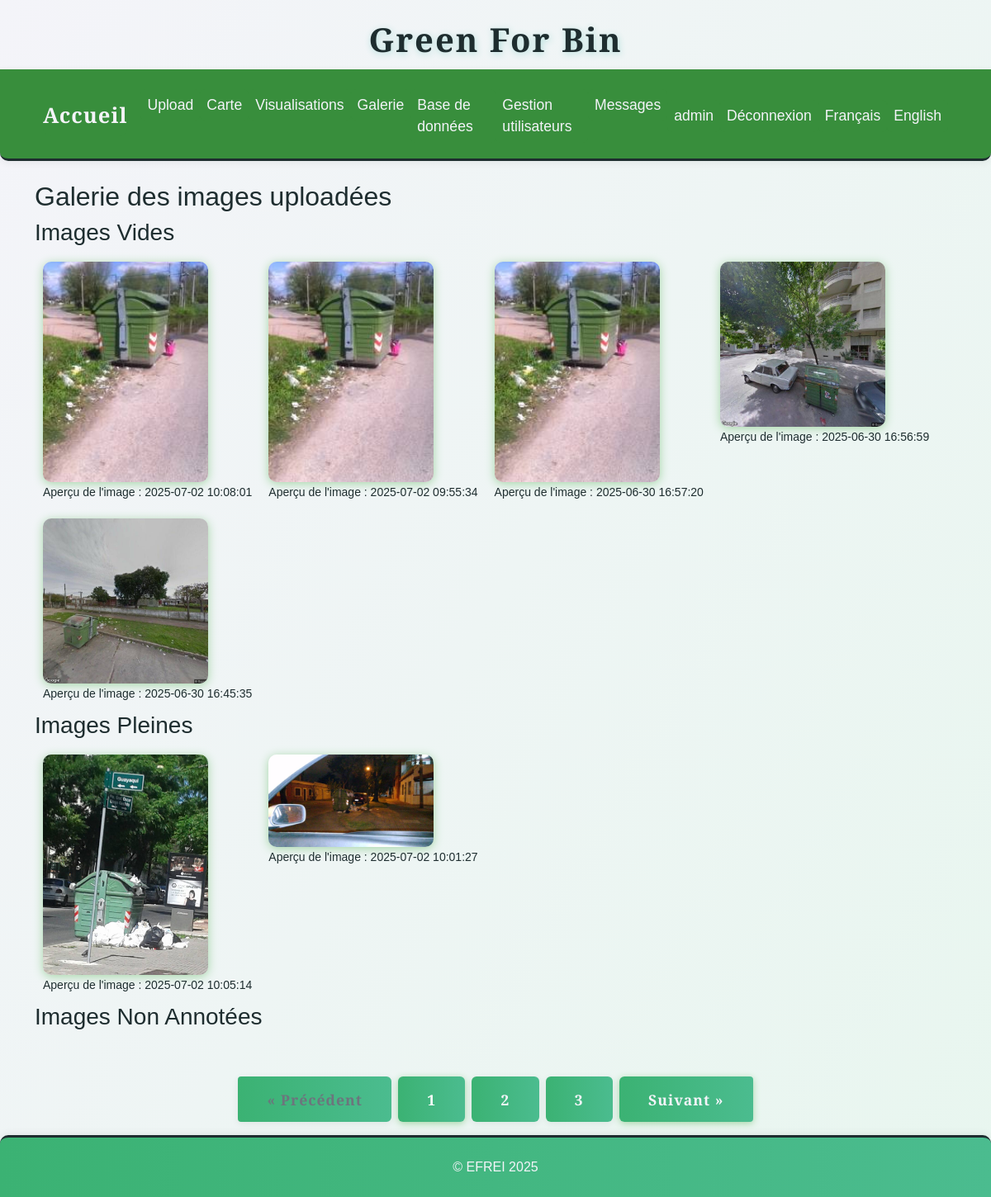
The page /gallery (signed in) on the database as committed earlier.
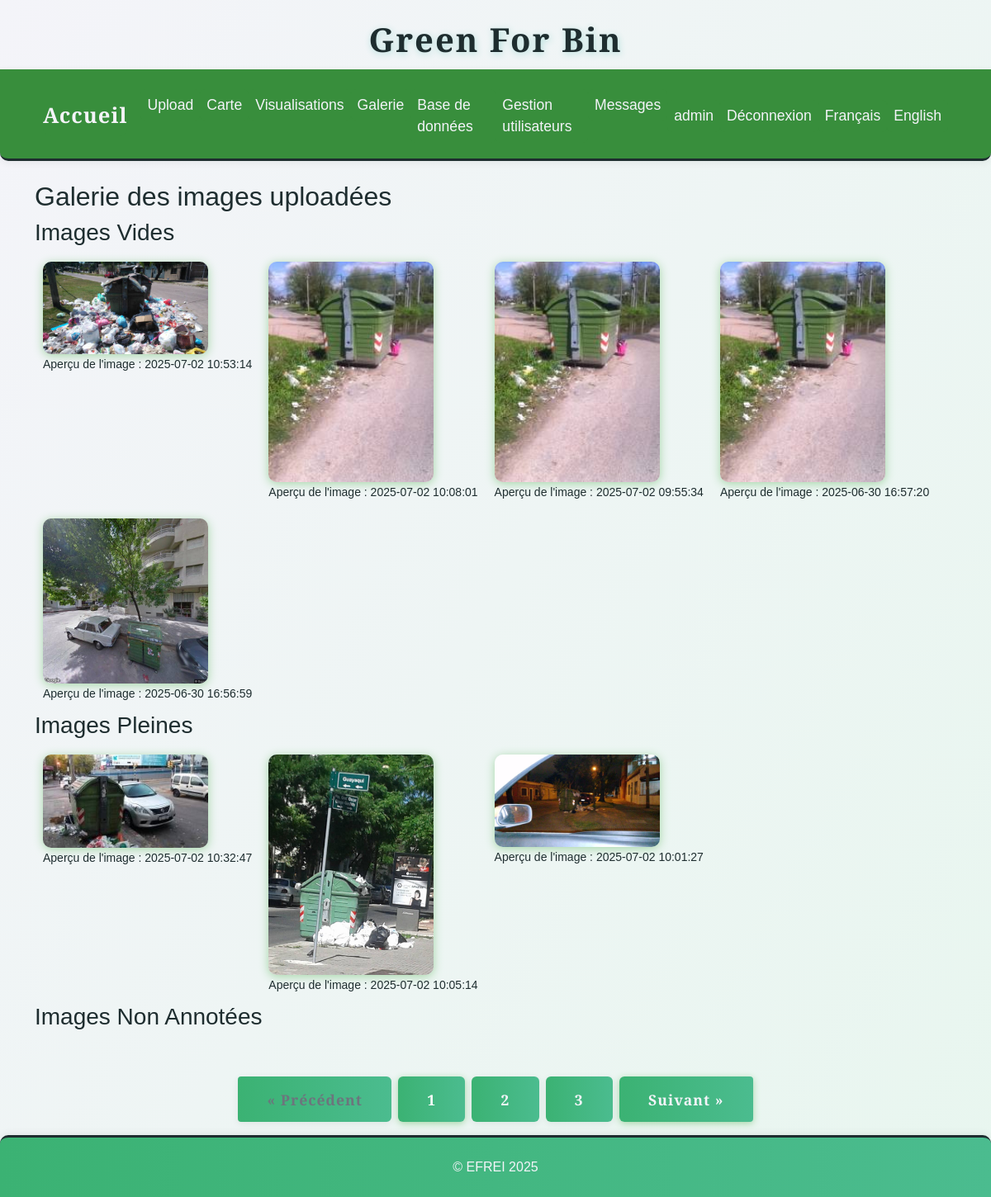
The same page on the database as committed later.
### tables this page shows
CREATE TABLE images (
                id INTEGER PRIMARY KEY AUTOINCREMENT,
                filename TEXT,
                upload_date TEXT,
                annotation TEXT,
                width INTEGER,
                height INTEGER,
                file_size INTEGER,
                avg_color TEXT,
                hist_rgb TEXT,
                hist_lum TEXT,
                contrast INTEGER,
                contour_count INTEGER,
                localisation TEXT
            );

### app.py (the view)
@app.route('/gallery')
@login_required
def gallery():
    page = int(request.args.get('page', 1))
    per_page = 5
    offset = (page - 1) * per_page
    with sqlite3.connect(DB_PATH) as conn:
        c = conn.cursor()
        c.execute("SELECT COUNT(*) FROM images WHERE annotation LIKE '%vide%'")
        total_vides = c.fetchone()[0]
        c.execute("SELECT filename, upload_date FROM images WHERE annotation LIKE '%vide%' ORDER BY upload_date DESC LIMIT ? OFFSET ?", (per_page, offset))
        vides = c.fetchall()
        c.execute("SELECT COUNT(*) FROM images WHERE annotation LIKE '%pleine%'")
        total_pleines = c.fetchone()[0]
        c.execute("SELECT filename, upload_date FROM images WHERE annotation LIKE '%pleine%' ORDER BY upload_date DESC LIMIT ? OFFSET ?", (per_page, offset))
        pleines = c.fetchall()
        c.execute("SELECT COUNT(*) FROM images WHERE annotation IS NULL OR annotation = ''")
        total_non_label = c.fetchone()[0]
        c.execute("SELECT filename, upload_date FROM images WHERE annotation IS NULL OR annotation = '' ORDER BY upload_date DESC LIMIT ? OFFSET ?", (per_page, offset))
        non_labelisees = c.fetchall()
    total_pages = max(ceil(max(total_vides, total_pleines, total_non_label) / per_page), 1)
    return render_template('gallery.html', vides=vides, pleines=pleines, non_labelisees=non_labelisees, page=page, total_pages=total_pages)

### app.py (called while the page is built)
def get_locale():
    return session.get('lang', request.accept_languages.best_match(['en', 'fr']))

@app.context_processor
def inject_locale():
    return dict(get_locale=get_locale)

def login_required(f):
    @wraps(f)
    def decorated_function(*args, **kwargs):
        if 'user_id' not in session:
            flash('Vous devez être connecté pour accéder à cette page.', 'error')
            return redirect(url_for('login'))
        return f(*args, **kwargs)
    return decorated_function

### templates/gallery.html (shortened to what this page needs)
{% extends "base.html" %}
{% block content %}
    <h2>{{ _('Galerie des images uploadées') }}</h2>
    <h3>{{ _('Images Vides') }}</h3>
    <div style="display: flex; flex-wrap: wrap;">
        {% for image in vides %}
            <div style="margin: 10px;">
                <img src="{{ url_for('static', filename='uploads/' + image[0]) }}" width="200" loading="lazy"><br>
                <small>{{ _('Aperçu de l\'image') }} : {{ image[1] }}</small>
            </div>
        {% endfor %}
    </div>
    <h3>{{ _('Images Pleines') }}</h3>
    <div style="display: flex; flex-wrap: wrap;">
        {% for image in pleines %}
            <div style="margin: 10px;">
                <img src="{{ url_for('static', filename='uploads/' + image[0]) }}" width="200" loading="lazy"><br>
                <small>{{ _('Aperçu de l\'image') }} : {{ image[1] }}</small>
            </div>
        {% endfor %}
    </div>
    <h3>{{ _('Images Non Annotées') }}</h3>
    {% include "pagination.html" %}
{% endblock %}

### templates/base.html (shortened to what this page needs)
<!DOCTYPE html>
<html lang="{{ get_locale() }}">
<head>
    <link href="https://cdn.jsdelivr.net/npm/bootstrap@5.1.3/dist/css/bootstrap.min.css" rel="stylesheet">
    <link href="{{ url_for('static', filename='css/style.css') }}" rel="stylesheet">
    <link href="{{ url_for('static', filename='css/greenforbin.mini.css') }}" rel="stylesheet">
</head>
<body>
    <header>
        <h1>{{ _('Green For Bin') }}</h1>
        <nav class="navbar navbar-expand-lg navbar-dark bg-dark">
            <div class="container-fluid">
                <a class="navbar-brand" href="{{ url_for('about') }}">{{ _('Accueil') }}</a>
                <div class="collapse navbar-collapse" id="navbarNav">
                    <ul class="navbar-nav">
                        <li class="nav-item">
                            <a class="nav-link" href="{{ url_for('upload') }}">{{ _('Upload') }}</a>
                        </li>
                        <li class="nav-item">
                            <a class="nav-link" href="{{ url_for('map_view') }}">{{ _('Carte') }}</a>
                        </li>
                        <li class="nav-item">
                            <a class="nav-link" href="{{ url_for('stats') }}">{{ _('Visualisations') }}</a>
                        </li>
                        <li class="nav-item">
                            <a class="nav-link" href="{{ url_for('gallery') }}">{{ _('Galerie') }}</a>
                        </li>
                        {% if session.get('role') == 'admin' %}
                            <li class="nav-item">
                                <a class="nav-link" href="{{ url_for('afficher_bdd') }}">{{ _('Base de données') }}</a>
                            </li>
                            <li class="nav-item">
                                <a class="nav-link" href="{{ url_for('admin_users') }}">{{ _('Gestion utilisateurs') }}</a>
                            </li>
                            <li class="nav-item">
                                <a class="nav-link" href="{{ url_for('admin_messages') }}">{{ _('Messages') }}</a>
                            </li>
                        {% endif %}
                    </ul>
                    <ul class="navbar-nav ms-auto">
                        {% if session.get('user_id') %}
                            <li class="nav-item">
                                <span class="nav-link">{{ session.get('username') }}</span>
                            </li>
                            <li class="nav-item">
                                <a class="nav-link" href="{{ url_for('logout') }}">{{ _('Déconnexion') }}</a>
                            </li>
                        {% endif %}
                        <li class="nav-item">
                            <a class="nav-link" href="{{ url_for('set_language', lang='fr') }}">{{ _('Français') }}</a>
                        </li>
                        <li class="nav-item">
                            <a class="nav-link" href="{{ url_for('set_language', lang='en') }}">{{ _('English') }}</a>
                        </li>
                    </ul>
                </div>
            </div>
        </nav>
    </header>
    <div class="container mt-4">
        {% block content %}{% endblock %}
    </div>
    <footer class="footer-efrei mt-auto py-3">
        <div class="container text-center">
            <span>&copy; EFREI 2025</span>
        </div>
    </footer>
</body>
</html>

### templates/pagination.html (shortened to what this page needs)
{% if total_pages > 1 %}
<nav aria-label="Pagination">
  <ul class="pagination justify-content-center" style="margin-top: 2rem;">
    {% if page > 1 %}
      <li class="page-item">
        <a class="page-link btn btn-success mx-1" href="{{ url_for(request.endpoint, page=page-1) }}{% for k, v in request.args.items() if k != 'page' %}&{{k}}={{v}}{% endfor %}">&laquo; {{ _('Précédent') }}</a>
      </li>
    {% else %}
      <li class="page-item disabled">
        <span class="page-link btn btn-outline-secondary mx-1">&laquo; {{ _('Précédent') }}</span>
      </li>
    {% endif %}
    {% for p in range(1, total_pages+1) %}
      <li class="page-item {% if p == page %}active{% endif %}">
        <a class="page-link btn {% if p == page %}btn-success{% else %}btn-outline-success{% endif %} mx-1" href="{{ url_for(request.endpoint, page=p) }}">{{ p }}</a>
      </li>
    {% endfor %}
    {% if page < total_pages %}
      <li class="page-item">
        <a class="page-link btn btn-success mx-1" href="{{ url_for(request.endpoint, page=page+1) }}{% for k, v in request.args.items() if k != 'page' %}&{{k}}={{v}}{% endfor %}">{{ _('Suivant') }} &raquo;</a>
      </li>
    {% else %}
      <li class="page-item disabled">
        <span class="page-link btn btn-outline-secondary mx-1">{{ _('Suivant') }} &raquo;</span>
      </li>
    {% endif %}
  </ul>
</nav>
{% endif %}

### static/css/style.css (style rules this page uses)
:root { --green-dark: #22332a; --green: #3b5249; --green-light: #6e8b7b; --beige: #f6f5ec; --white: #fff; --black: #222; --radius: 2.5rem; --shadow: 0 4px 24px rgba(34,51,42,0.10); --transition: all 0.3s cubic-bezier(.4,0,.2,1); }
html, body { height: 100%; margin: 0; padding: 0; }
body { display: flex; flex-direction: column; min-height: 100vh; }
.container.mt-4 { flex: 1 0 auto; }
.navbar { background: linear-gradient(90deg, #3bb273 0%, #4bbc8f 100%); border-radius: 0 0 var(--radius) var(--radius); box-shadow: var(--shadow); padding: 1.5rem 2.5rem 1.2rem 2.5rem; display: flex; justify-content: center; align-items: center; gap: 2rem; position: sticky; top: 0; z-index: 1000; }
.nav-link { color: var(--green-dark); font-family: 'Inter', 'Franklin Gothic Medium', 'Arial Narrow', Arial, sans-serif, sans-serif; font-size: 1.1rem; font-weight: 500; padding: 0.5rem 1.2rem; border-radius: 2rem; transition: var(--transition); position: relative; }
.btn { background: var(--green-dark); color: var(--beige); border: none; border-radius: 2rem; font-family: 'Inter', Arial, sans-serif; font-weight: 600; padding: 0.9rem 2.2rem; font-size: 1.1rem; box-shadow: 0 2px 8px rgba(34,51,42,0.08); transition: var(--transition); cursor: pointer; margin-top: 1rem; letter-spacing: 1px; }
.footer-efrei { width: 100%; background: linear-gradient(90deg, #3bb273 0%, #4bbc8f 100%); color: #f4f4f9; border-top: 3px solid #1e2d2f; box-shadow: 0 -2px 8px rgba(60, 60, 60, 0.08); font-family: 'Quercus Serif', 'Montserrat', 'Quicksand', Arial, sans-serif !important; font-weight: 500; flex-shrink: 0; }
.footer-efrei .container { padding-top: 8px; padding-bottom: 8px; }

### static/css/greenforbin.mini.css (style rules this page uses)
body { background:linear-gradient(135deg,#e8f5e9 0,#c8e6c9 100%);color:#234d20;font-family:'Segoe UI',Roboto,Arial,sans-serif;min-height:100vh }
header h1 { color:#388e3c;font-weight:700;letter-spacing:2px;text-shadow:1px 2px 8px #b2dfdb }
.nav-link,.navbar,.navbar-brand { background:#388e3c!important;color:#fff!important;font-weight:500;border-radius:0 0 10px 10px }
.card-header,footer,th { background:#388e3c;color:#fff }
.btn-primary,.btn-success,.btn-warning { background:#43a047;border:none;color:#fff;font-weight:600;border-radius:8px;box-shadow:0 2px 8px #a5d6a7;transition:background .2s,box-shadow .2s }
img { border-radius:10px;box-shadow:0 2px 12px #a5d6a7;transition:transform .2s }
footer { text-align:center;padding:12px 0;border-radius:10px 10px 0 0;margin-top:40px }

### templates/base.html (style rules this page uses)
body { background: linear-gradient(120deg, #f4f4f9 0%, #e8f6ef 100%); min-height: 100vh; color: #1e2d2f; font-family: 'Quercus Serif', 'Montserrat', 'Quicksand', Arial, sans-serif !important; }
body, h1, h2, h3, h4, h5, h6, .navbar, .nav-link, .btn, .card, .table, .form-control, .modal-content { font-family: 'Quercus Serif', 'Montserrat', 'Quicksand', Arial, sans-serif !important; color: #1e2d2f; }
header h1 { text-align: center; margin: 24px 0 12px 0; font-size: 2.5rem; letter-spacing: 2px; color: #1e2d2f; }
.navbar { width: 100%; background: linear-gradient(90deg, #3bb273 0%, #4bbc8f 100%); border-bottom: 3px solid #1e2d2f; box-shadow: 0 2px 8px rgba(60, 60, 60, 0.08); }
.navbar .nav-link { color: #f4f4f9 !important; font-weight: 500; transition: color 0.3s, background 0.3s, border-radius 0.3s; border-radius: 6px; padding: 6px 16px; }
.navbar .navbar-brand { font-size: 1.6rem; font-weight: bold; color: #f4f4f9 !important; letter-spacing: 1px; transition: color 0.3s; }
.btn, .btn-primary, .btn-success, .btn-outline-success { background: linear-gradient(90deg, #3bb273 0%, #4bbc8f 100%); color: #f4f4f9; border: none; border-radius: 6px; transition: background 0.3s, color 0.3s, box-shadow 0.3s; }

Rows that differ between the two databases and show on the page:
no longer on this page (row unchanged): images: filename (picture), upload_date "2025-06-30 16:45:35", shown under "Images Vides"
added images: filename (picture), upload_date "2025-07-02 10:53:14", shown under "Images Vides"
added images: filename (picture), upload_date "2025-07-02 10:32:47", shown under "Images Pleines"
